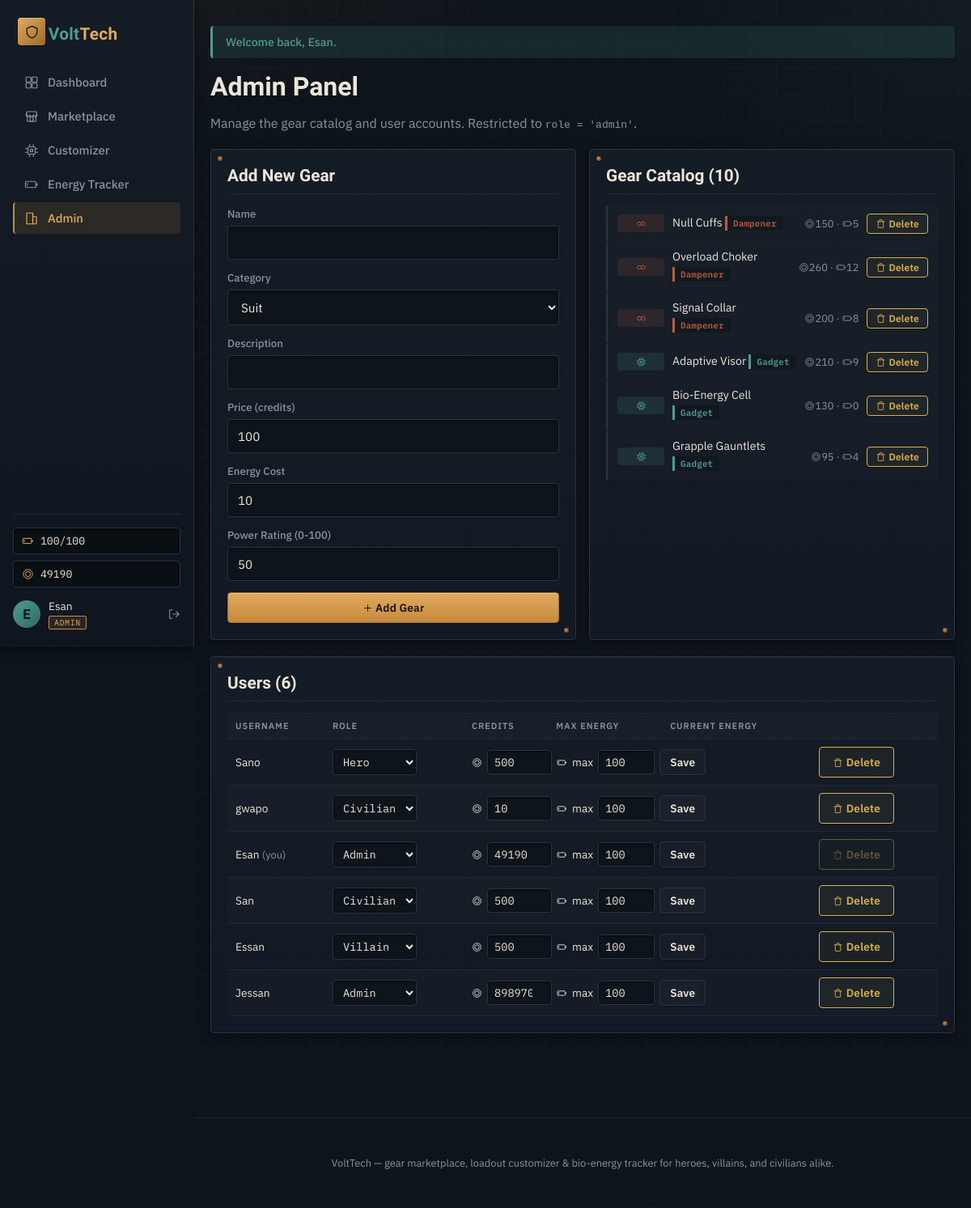
The page /admin.php (signed in) on the database its author committed.
### tables this page shows
CREATE TABLE users (
            id INTEGER PRIMARY KEY AUTOINCREMENT,
            username TEXT UNIQUE NOT NULL,
            password_hash TEXT NOT NULL,
            role TEXT NOT NULL DEFAULT 'hero',
            credits INTEGER NOT NULL DEFAULT 500,
            max_energy INTEGER NOT NULL DEFAULT 100,
            current_energy INTEGER NOT NULL DEFAULT 100,
            created_at TEXT NOT NULL DEFAULT CURRENT_TIMESTAMP
        , api_token TEXT);

CREATE TABLE gear (
            id INTEGER PRIMARY KEY AUTOINCREMENT,
            name TEXT NOT NULL,
            category TEXT NOT NULL,      -- suit | dampener | gadget
            description TEXT NOT NULL,
            price INTEGER NOT NULL,
            energy_cost INTEGER NOT NULL, -- energy drained per equip
            power_rating INTEGER NOT NULL, -- 1-100 flavor stat
            icon TEXT NOT NULL DEFAULT ''
        );

### admin.php (the view, shortened to what this page needs)
<?php
require_once __DIR__ . '/includes/auth.php';
$user = requireAdmin();
$db = getDB();
$gearList = $db->query("SELECT * FROM gear ORDER BY category, name")->fetchAll();
$userList = $db->query("SELECT * FROM users ORDER BY created_at")->fetchAll();
require __DIR__ . '/includes/header.php';
?>
<div class="page-head">
    <h1>Admin Panel</h1>
    <p class="muted">Manage the gear catalog and user accounts. Restricted to <code>role = 'admin'</code>.</p>
</div>
<div class="two-col">
    <section class="panel">
        <h2>Add New Gear</h2>
        <form method="post" class="stack">
            <label>Name<input type="text" name="name" required maxlength="60"></label>
            <label>Category
                <select name="category">
                    <option value="suit">Suit</option>
                </select>
            </label>
            <label>Description<input type="text" name="description" required maxlength="200"></label>
            <label>Price (credits)<input type="number" name="price" min="0" required value="100"></label>
            <label>Energy Cost<input type="number" name="energy_cost" min="0" required value="10"></label>
            <label>Power Rating (0-100)<input type="number" name="power_rating" min="0" max="100" required value="50"></label>
            <button type="submit" class="btn btn-primary"><?= icon('icon-plus','icon icon-xs') ?> Add Gear</button>
        </form>
    </section>
    <section class="panel">
        <h2>Gear Catalog (<?= count($gearList) ?>)</h2>
        <ul class="log-list scroll">
            <?php foreach ($gearList as $g): ?>
            <li>
                <span class="mini-cat-icon card-icon-<?= h($g['category']) ?>"><?= icon(categoryIcon($g['category']), 'icon icon-xs') ?></span>
                <span style="flex:1"><?= h($g['name']) ?> <span class="tag tag-<?= h($g['category']) ?>"><?= h($g['category']) ?></span></span>
                <span class="muted small"><?= icon('icon-coin','icon icon-xs') ?><?= (int)$g['price'] ?> · <?= icon('icon-battery','icon icon-xs') ?><?= (int)$g['energy_cost'] ?></span>
                <form method="post" onsubmit="return confirm('Delete <?= h(addslashes($g['name'])) ?>? This removes it from every inventory too.');">
                    <button type="submit" class="btn btn-sell" style="padding:4px 10px;font-size:0.75rem;"><?= icon('icon-trash','icon icon-xs') ?> Delete</button>
                </form>
            </li>
            <?php endforeach; ?>
        </ul>
    </section>
</div>
<section class="panel" style="margin-top:20px;">
    <h2>Users (<?= count($userList) ?>)</h2>
    <div style="overflow-x:auto;">
    <table class="admin-table">
        <thead>
            <tr><th>Username</th><th>Role</th><th>Credits</th><th>Max Energy</th><th>Current Energy</th><th></th></tr>
        </thead>
        <tbody>
        <?php foreach ($userList as $u): ?>
            <tr>
                <td><?= h($u['username']) ?><?= (int)$u['id'] === (int)$user['id'] ? ' <span class="muted small">(you)</span>' : '' ?></td>
                <td>
                    <form method="post" class="inline-form">
                        <select name="role" onchange="this.form.submit()">
                            <?php foreach (['hero','villain','civilian','admin'] as $r): ?>
                                <option value="<?= $r ?>" <?= $u['role'] === $r ? 'selected' : '' ?>><?= ucfirst($r) ?></option>
                            <?php endforeach; ?>
                        </select>
                    </form>
                </td>
                <td colspan="3">
                    <form method="post" class="inline-form">
                        <?= icon('icon-coin','icon icon-xs') ?><input type="number" name="credits" value="<?= (int)$u['credits'] ?>" min="0" style="width:80px">
                        <?= icon('icon-battery','icon icon-xs') ?>max<input type="number" name="max_energy" value="<?= (int)$u['max_energy'] ?>" min="1" style="width:70px">
                        <button type="submit" class="btn btn-secondary" style="margin:0;padding:6px 12px;">Save</button>
                    </form>
                </td>
                <td>
                    <form method="post" onsubmit="return confirm('Delete user <?= h(addslashes($u['username'])) ?> and all their data?');">
                        <button type="submit" class="btn btn-sell" <?= (int)$u['id'] === (int)$user['id'] ? 'disabled' : '' ?>><?= icon('icon-trash','icon icon-xs') ?> Delete</button>
                    </form>
                </td>
            </tr>
        <?php endforeach; ?>
        </tbody>
    </table>
    </div>
</section>
<?php require __DIR__ . '/includes/footer.php'; ?>

### includes/header.php (shortened to what this page needs)
<?php
$user = $user ?? currentUser();
$currentPage = basename($_SERVER['PHP_SELF']);
$navItems = [
    'index.php'        => ['label' => 'Dashboard',      'icon' => 'icon-grid'],
    'marketplace.php'   => ['label' => 'Marketplace',    'icon' => 'icon-store'],
    'customizer.php'    => ['label' => 'Customizer',     'icon' => 'icon-cpu'],
    'tracker.php'       => ['label' => 'Energy Tracker', 'icon' => 'icon-battery'],
];
?>
<!DOCTYPE html>
<html lang="en">
<head>
<link rel="stylesheet" href="css/style.css">
</head>
<body>
<div class="app-shell">
    <?php if ($user): ?>
    <aside class="sidebar">
        <a href="index.php" class="brand">
            <span class="brand-mark"><?= icon('icon-shield', 'icon') ?></span>
            <span class="brand-word">Volt<b>Tech</b></span>
        </a>
        <nav class="side-nav">
            <?php foreach ($navItems as $href => $item): ?>
            <a href="<?= $href ?>" class="<?= $currentPage === $href ? 'active' : '' ?>">
                <?= icon($item['icon'], 'icon') ?><span><?= $item['label'] ?></span>
            </a>
            <?php endforeach; ?>
            <?php if ($user['role'] === 'admin'): ?>
            <a href="admin.php" class="<?= $currentPage === 'admin.php' ? 'active' : '' ?>">
                <?= icon('icon-building', 'icon') ?><span>Admin</span>
            </a>
            <?php endif; ?>
        </nav>
        <div class="side-foot">
            <div class="side-stats">
                <div class="side-stat" title="Bio-Energy">
                    <?= icon('icon-battery', 'icon icon-sm') ?>
                    <span><?= (int)$user['current_energy'] ?>/<?= (int)$user['max_energy'] ?></span>
                </div>
                <div class="side-stat" title="Credits">
                    <?= icon('icon-coin', 'icon icon-sm') ?>
                    <span><?= (int)$user['credits'] ?></span>
                </div>
            </div>
            <div class="side-account">
                <div class="avatar"><?= h(strtoupper(substr($user['username'], 0, 1))) ?></div>
                <div class="side-account-text">
                    <span class="username"><?= h($user['username']) ?></span>
                    <span class="role-tag role-<?= h($user['role']) ?>"><?= h(ucfirst($user['role'])) ?></span>
                </div>
                <a href="logout.php" class="logout-link" title="Log out"><?= icon('icon-logout', 'icon icon-sm') ?></a>
            </div>
        </div>
    </aside>
    <?php endif; ?>
    <div class="main-column">
        <main class="page">
        <?php foreach (getFlashes() as $f): ?>
            <div class="flash flash-<?= h($f['type']) ?>"><?= h($f['msg']) ?></div>
        <?php endforeach; ?>

### includes/auth.php (shortened to what this page needs)
<?php
function currentUser(): ?array {
    $db = getDB();
    $stmt = $db->prepare("SELECT * FROM users WHERE id = ?");
    $stmt->execute([$_SESSION['user_id']]);
    $user = $stmt->fetch();
    return $user ?: null;
}
function requireLogin(): array {
    $user = currentUser();
    return $user;
}
function requireAdmin(): array {
    $user = requireLogin();
    return $user;
}
function getFlashes(): array {
    $flashes = $_SESSION['flash'] ?? [];
    return $flashes;
}
function h(string $s): string {
    return htmlspecialchars($s, ENT_QUOTES, 'UTF-8');
}
function categoryIcon(string $category): string {
    return match ($category) {
        'suit'     => 'icon-shield',
        'dampener' => 'icon-link',
        'gadget'   => 'icon-cpu',
        default    => 'icon-cpu',
    };
}
function icon(string $name, string $class = 'icon'): string {
    return '<svg class="' . h($class) . '" aria-hidden="true"><use href="#' . h($name) . '"/></svg>';
}

### includes/footer.php (shortened to what this page needs)
</main>
    <footer class="footer">
        <p>VoltTech — gear marketplace, loadout customizer &amp; bio-energy tracker for heroes, villains, and civilians alike.</p>
    </footer>
    </div>
</div>
</body>
</html>

### rows shown on the page
users: current_energy "100", max_energy "100", credits "49190", username "E", username "Esan", role "ADMIN", shows "(you)", role "Admin"
gear: name "Null Cuffs", category "Dampener", price "150", energy_cost "5"
gear: name "Overload Choker", category "Dampener", price "260", energy_cost "12"
gear: name "Signal Collar", category "Dampener", price "200", energy_cost "8"
gear: name "Adaptive Visor", category "Gadget", price "210", energy_cost "9"
gear: name "Bio-Energy Cell", category "Gadget", price "130", energy_cost "0"
gear: name "Grapple Gauntlets", category "Gadget", price "95", energy_cost "4"
users: username "Sano", role "Hero", credits "500", max_energy "100"
users: username "gwapo", role "Civilian", credits "10", max_energy "100"
users: username "San", role "Civilian", credits "500", max_energy "100"
users: username "Essan", role "Villain", credits "500", max_energy "100"
users: username "Jessan", role "Admin", credits "898970", max_energy "100"

### other values the page prints
$item['label'] "Dashboard"
$item['label'] "Marketplace"
$item['label'] "Customizer"
$item['label'] "Energy Tracker"
$f['msg'] "Welcome back, Esan."
count($gearList) "10"
count($userList) "6"
